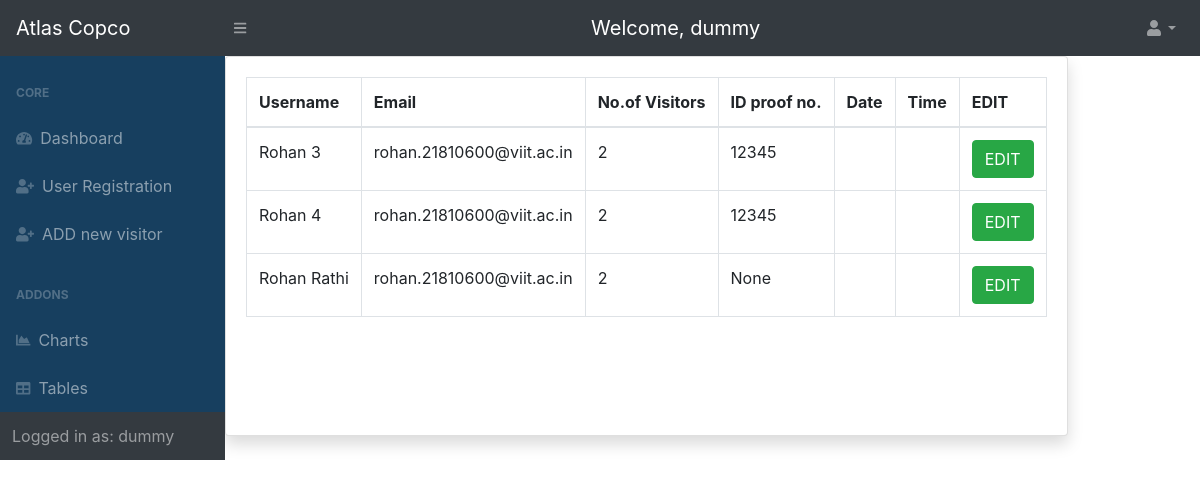
/notvisited/ (signed in), run on an earlier commit of the app's database.
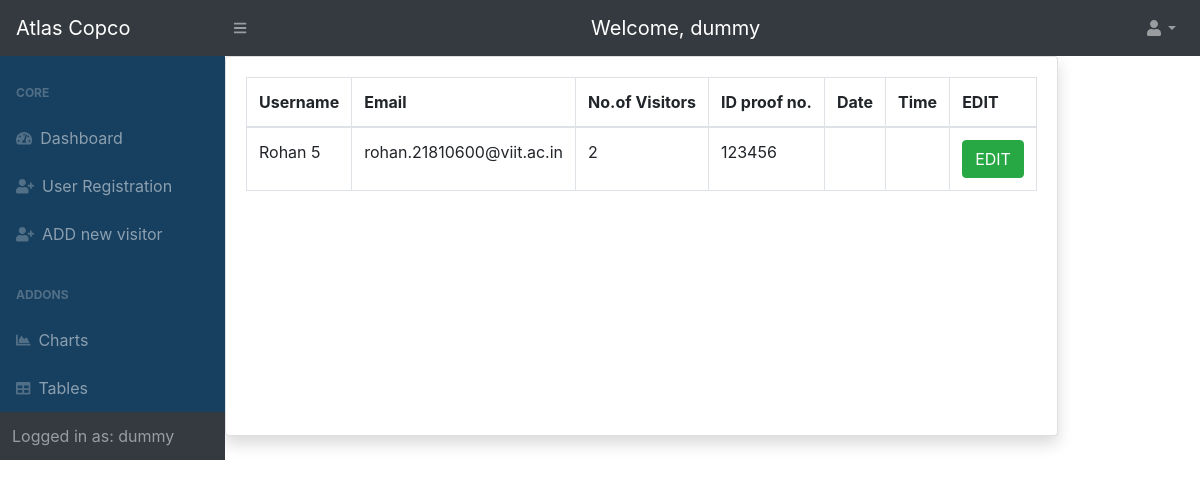
And on a later commit of the database.
### entry/models.py (models this page shows, shortened)
class Visitor(models.Model):
	name = models.CharField(verbose_name='Name', max_length=200, validators=[
		MinLengthValidator(2, 'Minimum 2 Characters are required')])  # name of the visitor
	purpose = models.CharField(verbose_name='Purpose', max_length=200, validators=[
		MinLengthValidator(4, 'Minimum 4 characters are required')])  # purpose of visit
	mobile = models.IntegerField(verbose_name='Mobile number')  # mobile no. of the visitor
	email = models.EmailField(verbose_name='Email', validators=[EmailValidator()])  # email address of the visitor
	no_of_people = models.IntegerField(verbose_name='No of people')  # no. of visitors
	photo_id_number = models.CharField(verbose_name='Photo Id Number', max_length=20, null=True, blank=True)
	photo_id = models.ImageField(verbose_name='Photo Id', upload_to='media/photo_id', null=True, blank=True)
	in_time = models.DateTimeField(verbose_name='Visit In time', null=True, blank=True)  # in time of the visitor, added automatically
	out_time = models.DateTimeField(verbose_name='Visit Out Time', null=True, blank=True)  # out time of the visitor added automatically
	token = models.CharField(verbose_name='Token', max_length=200, null=True, blank=True)  # token(autogenerated)
	qrcode = models.ImageField(verbose_name='QR Code', upload_to='media/qrcodes', null=True, blank=True)  # qr code generated from the token
	user = models.ForeignKey(Employee, verbose_name='Employee to visit', on_delete=models.PROTECT)  # link to the User table, to store which user allowed the entry
	photo = models.ImageField(verbose_name='Photo of the Visitor', upload_to='media/photo', null=True, blank=True)
	visit_token = models.CharField(max_length=200, verbose_name="Token assigned to the Visitor", null=True, blank=True)

### home/views.py (the view)
# urls.py: path('notvisited/', views.NotVisitedListView.as_view(), name='not-visited'),
class NotVisitedListView(LoginRequiredMixin, ListView):
	def get(self, request):
		visitor_list = Visitor.objects.filter(in_time__isnull=True)
		context = {'visitor_list': visitor_list}
		return render(request, 'home/not_visited.html', context)

### home/templates/home/not_visited.html (shortened to what this page needs)
{% extends 'home/base.html' %}
{% block content %}
			<div class="card shadow mb-4">
				<div class="card-body">
					<div class="table-responsive">
						<table class="table table-bordered" id="dataTable" width="100%" cellspacing="0">
							<thead>
								<tr>
									<th> Username </th>
									<th> Email </th>
									<th> No.of Visitors </th>
									<th> ID proof no. </th>
									<th> Date </th>
									<th> Time </th>
									<th> EDIT </th>
								</tr>
							</thead>
							<tbody>
								{% for visitor in visitor_list %}
									<tr>
										<td>{{ visitor.name }}</td>
										<td>{{ visitor.email }}</td>
										<td>{{ visitor.no_of_people }}</td>
										<td>{{ visitor.photo_id_number }}</td>
										<td>{{ visitor.in_time.date }}</td>
										<td>{{ visitor.in_time.time }}</td>
										<td>
												<button type="submit" name="edit_btn" onclick="window.location.href='{% url 'entry:visitor-update' visitor.id %}'" class="btn btn-success"> EDIT</button>
										</td>
									</tr>
								{% endfor %}
							</tbody>
						</table>
					</div>
				</div>
			</div>
		</div>
{% endblock content %}

What changed in the data, as far as the page shows it:
no longer on this page (row edited): Visitor: name "Rohan 3", email "rohan.21810600@viit.ac.in", no_of_people "2", photo_id_number "12345"
no longer on this page (row edited): Visitor: name "Rohan 4", email "rohan.21810600@viit.ac.in", no_of_people "2", photo_id_number "12345"
no longer on this page (row edited): Visitor: name "Rohan Rathi", email "rohan.21810600@viit.ac.in", no_of_people "2", photo_id_number "None"
now on this page (row edited): Visitor: name "Rohan 5", email "rohan.21810600@viit.ac.in", no_of_people "2", photo_id_number "123456"
